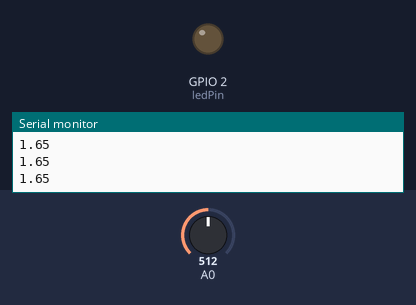
Bench run of a sketch on a simulated ESP8266 (NodeMCU). Parts: output pins drawn as LEDs (lit = HIGH), the last lines printed to the serial monitor. Dashed ring = blinking. Inputs (shaded band) come from the test bench; at power-on: A0 = 512. WiFi joins after 1.5 s; servers stay silent unless stated; uploads are accepted with an empty reply.

Above: at 3.2 s.
3.3 s: A0 set to 609
5.5 s: A0 set to 636
At 7.0 s:
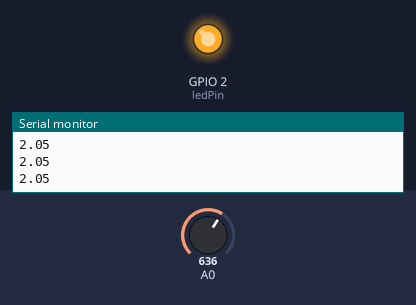
8.5 s: A0 set to 511
At 9.5 s:
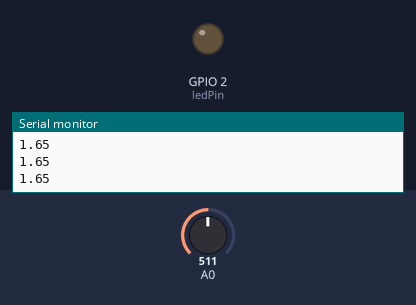
10.5 s: A0 set to 716
At 12.0 s:
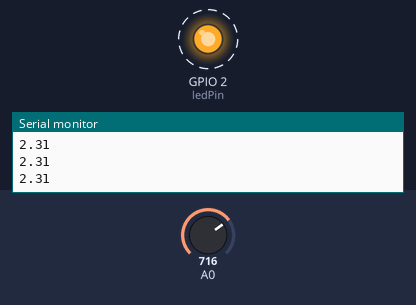
Timing chart, 0 to 14.5 s (numbered marks = the images above; inputs shaded):
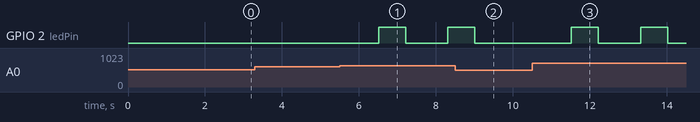

Measured:
- the behaviour switches between 620 and 621 on A0 (found by bisection; images 0 and 1)
- after the input at 5.5 s, GPIO 2 (ledPin): LOW → HIGH after 1.0 s, → LOW 0.70 s later, → HIGH 1.1 s later
- after the input at 8.5 s, GPIO 2 (ledPin): goes on until 9.0 s, then stays LOW
- after the input at 10.5 s, GPIO 2 (ledPin): alternates HIGH for 0.70 s and LOW for 1.1 s, starting after 1.0 s

The sketch:

sketch_apr16a-voltsensor-nodemcu.ino
```cpp
#include <ESP8266WiFi.h>
#include <ESP8266HTTPClient.h>

const char WIFI_SSID[] = "realme";
const char WIFI_PASSWORD[] = "123987654";
const int ledPin = 2;                  // LED pin on ESP8266
const int voltageSensorPin = 16;       // Analog pin for voltage sensor
const float VOLTAGE_THRESHOLD = 2.0;   // Set your voltage threshold here (in volts)

unsigned long lastRequestTime = 0;     // Variable to store the last time HTTP request was sent
bool thresholdExceeded = false;        // Flag to indicate if threshold is exceeded

String HOST_NAME = "http://afas.atwebpages.com";
String PATH_NAME   = "/dashboard/db/alert.php?";
String LATITUDE             = "latitude=";
String LATITUDE_VALUE       = "6.114601";
String LONGITUDE            = "&longitude=";
String LONGITUDE_VALUE      = "125.170509";
String LABEL                = "&label=";
String LABEL_VALUE          = "GSC,%20BFP";
String BARANGAY_CODE        = "&barangay_code=";
String BARANGAY_CODE_VALUE  = "13";

void sendHTTPRequest() {
  HTTPClient http;
  WiFiClient client; // Create a WiFi client object

  // Use the begin function with the correct syntax
  http.begin(client, HOST_NAME + PATH_NAME + LATITUDE + LATITUDE_VALUE + LONGITUDE + LONGITUDE_VALUE + LABEL + LABEL_VALUE + BARANGAY_CODE + BARANGAY_CODE_VALUE);

  int httpCode = http.GET();

  // httpCode will be negative on error
  if (httpCode > 0) {
    // file found at server
    if (httpCode == HTTP_CODE_OK) {
      String payload = http.getString();
      Serial.println(payload);
    } else {
      // HTTP header has been sent and Server response header has been handled
      Serial.printf("[HTTP] GET... code: %d\n", httpCode);
    }
  } else {
    Serial.printf("[HTTP] GET... failed, error: %s\n", http.errorToString(httpCode).c_str());
  }

  http.end();
}

void setup() {
  pinMode(ledPin, OUTPUT);
  Serial.begin(9600);

  WiFi.begin(WIFI_SSID, WIFI_PASSWORD);
  Serial.println("Connecting");
  while(WiFi.status() != WL_CONNECTED) {
    delay(1000);
    Serial.print(".");
  }

  Serial.println("");
  Serial.print("Connected to WiFi network with IP Address: ");
  Serial.println(WiFi.localIP());
}

void loop() {
  // Read the analog voltage from the sensor
  int sensorValue = analogRead(voltageSensorPin);

  // Convert the analog reading to voltage
  float voltage = sensorValue * (3.3 / 1023.0);

  // Print the voltage value to the serial monitor
  Serial.println(voltage);

  // Check if voltage has exceeded the threshold
  if (voltage > VOLTAGE_THRESHOLD && !thresholdExceeded) {
    thresholdExceeded = true;       // Set the flag to true
    lastRequestTime = millis();     // Record the time
  }

  // Check if the threshold was exceeded for 3 seconds
  if (thresholdExceeded && millis() - lastRequestTime >= 1000) {
    digitalWrite(ledPin, HIGH);     // Turn ON LED
    sendHTTPRequest();              // Send HTTP request
    delay(500);                     // Wait for a short time
    digitalWrite(ledPin, LOW);      // Turn OFF LED
    thresholdExceeded = false;      // Reset the flag
  }

  delay(100); // Adjust delay as needed
}
```
